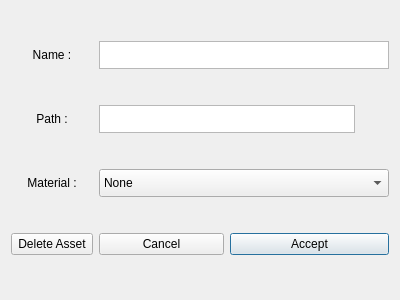
<?xml version="1.0" encoding="UTF-8"?>
<ui version="4.0">
 <class>Dialog</class>
 <widget class="QDialog" name="Dialog">
  <property name="geometry">
   <rect>
    <x>0</x>
    <y>0</y>
    <width>400</width>
    <height>300</height>
   </rect>
  </property>
  <property name="windowTitle">
   <string>Dialog</string>
  </property>
  <layout class="QHBoxLayout" name="horizontalLayout">
   <item>
    <layout class="QGridLayout" name="gridLayout">
     <item row="2" column="0">
      <widget class="QLabel" name="label_3">
       <property name="text">
        <string>Material :</string>
       </property>
       <property name="alignment">
        <set>Qt::AlignCenter</set>
       </property>
      </widget>
     </item>
     <item row="1" column="0">
      <widget class="QLabel" name="label_2">
       <property name="text">
        <string>Path :</string>
       </property>
       <property name="alignment">
        <set>Qt::AlignCenter</set>
       </property>
      </widget>
     </item>
     <item row="0" column="0">
      <widget class="QLabel" name="label">
       <property name="text">
        <string>Name :</string>
       </property>
       <property name="alignment">
        <set>Qt::AlignCenter</set>
       </property>
      </widget>
     </item>
     <item row="1" column="1" colspan="2">
      <widget class="QTextEdit" name="path_te">
       <property name="maximumSize">
        <size>
         <width>16777215</width>
         <height>28</height>
        </size>
       </property>
       <property name="verticalScrollBarPolicy">
        <enum>Qt::ScrollBarAlwaysOff</enum>
       </property>
       <property name="horizontalScrollBarPolicy">
        <enum>Qt::ScrollBarAlwaysOff</enum>
       </property>
       <property name="lineWrapMode">
        <enum>QTextEdit::NoWrap</enum>
       </property>
      </widget>
     </item>
     <item row="1" column="3">
      <widget class="QPushButton" name="file_btn">
       <property name="maximumSize">
        <size>
         <width>28</width>
         <height>28</height>
        </size>
       </property>
       <property name="cursor">
        <cursorShape>PointingHandCursor</cursorShape>
       </property>
       <property name="autoFillBackground">
        <bool>false</bool>
       </property>
       <property name="styleSheet">
        <string notr="true">QPushButton{
	background: transparent;

}</string>
       </property>
       <property name="text">
        <string/>
       </property>
       <property name="icon">
        <iconset resource="../../ressources.qrc">
         <normaloff>:/icons/ui/ressources/folder.png</normaloff>:/icons/ui/ressources/folder.png</iconset>
       </property>
       <property name="iconSize">
        <size>
         <width>28</width>
         <height>28</height>
        </size>
       </property>
       <property name="autoDefault">
        <bool>false</bool>
       </property>
       <property name="flat">
        <bool>true</bool>
       </property>
      </widget>
     </item>
     <item row="0" column="1" colspan="3">
      <widget class="QTextEdit" name="name_te">
       <property name="maximumSize">
        <size>
         <width>16777215</width>
         <height>28</height>
        </size>
       </property>
       <property name="verticalScrollBarPolicy">
        <enum>Qt::ScrollBarAlwaysOff</enum>
       </property>
       <property name="horizontalScrollBarPolicy">
        <enum>Qt::ScrollBarAlwaysOff</enum>
       </property>
      </widget>
     </item>
     <item row="2" column="1" colspan="3">
      <widget class="QComboBox" name="material_cb">
       <property name="maximumSize">
        <size>
         <width>16777215</width>
         <height>28</height>
        </size>
       </property>
       <item>
        <property name="text">
         <string>None</string>
        </property>
       </item>
      </widget>
     </item>
     <item row="3" column="2" colspan="2">
      <widget class="QPushButton" name="accept_btn">
       <property name="text">
        <string>Accept</string>
       </property>
      </widget>
     </item>
     <item row="3" column="1">
      <widget class="QPushButton" name="cancel_btn">
       <property name="text">
        <string>Cancel</string>
       </property>
      </widget>
     </item>
     <item row="3" column="0">
      <widget class="QPushButton" name="delete_btn">
       <property name="text">
        <string>Delete Asset</string>
       </property>
      </widget>
     </item>
    </layout>
   </item>
  </layout>
 </widget>
 <resources>
  <include location="../../ressources.qrc"/>
 </resources>
 <connections/>
</ui>
